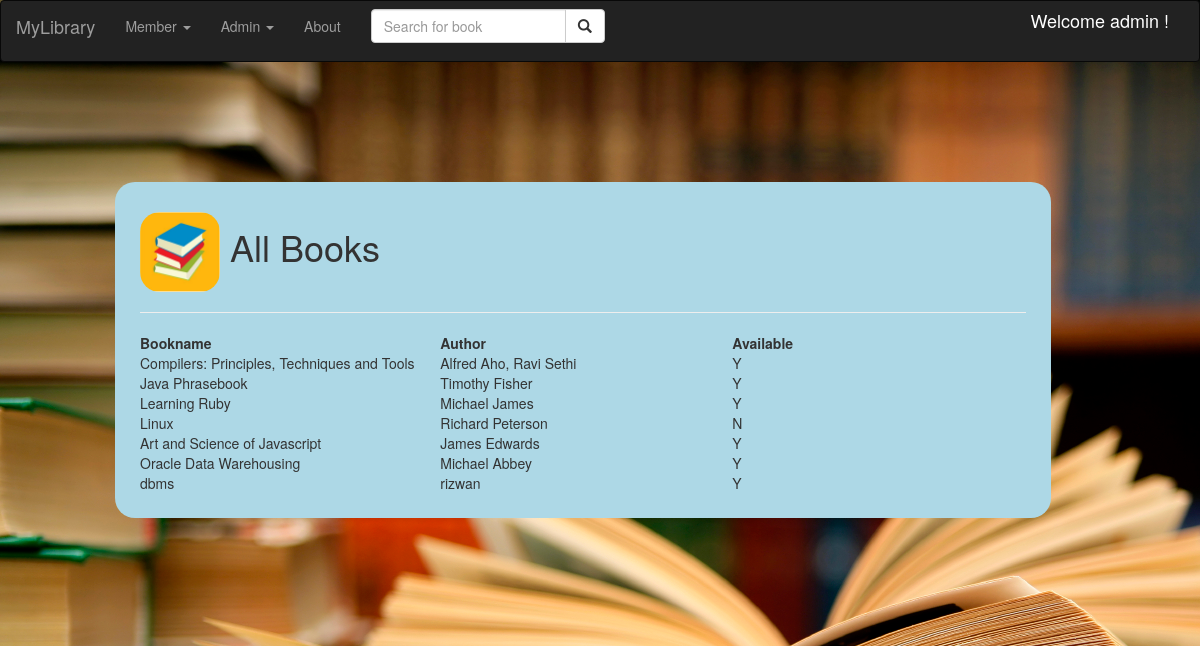
Screenshot of /user (signed in) with the database file from the repository.
### src/mymodel.py (models this page shows, shortened)
class Books(db.Model):
    __tablename__ ='books'
    id              =db.Column(db.Integer, primary_key=True)
    name            =db.Column(db.String(50))
    author          =db.Column(db.String(50))
    available       =db.Column(db.String(1))

### src/myroutes.py (the view)
@myapp.route('/')
@myapp.route('/user', methods=['GET','POST'])
def userpage():  #login
    if request.method =='POST':
        member = Members.query.filter_by(email=request.form['email']).first()
        if member != None and member.email == request.form['email'] and member.password == request.form['password']:
            session['username'] = member.username
            return showbooks()
        else:
            flash("member email or password is incorrect")
            return render_template('login.html')
    elif 'username' in session:
        return showbooks()
    else:
        return render_template('login.html')

### src/myroutes.py (called while the page is built)
@myapp.route('/books', methods=['GET','POST'])
def showbooks():
    if 'username' not in session:
        return userpage()
    booklist = db.session.query(Books.name, Books.author, Books.available).all()
    return render_template('showbooks.html', booklist=booklist, frametitle="All Books",
                           username=session['username'])

### templates/showbooks.html
{% extends "adminpage.html" %}
{%block body2 %}
   <h1><img src='./static/book.jpg' style = "Width:80px; border-radius:20px">
       {% if frametitle == "Your Books" %}
       Your Issued books
       {% elif frametitle == "Search Books" %}
       Search book results
       {% else %}
       All Books
       {% endif %}
   </h1>
    <hr>
<table>
    <tr>
        <th style="width:400px">Bookname</th>
        {% if frametitle != "Your Books" %}
        <th style="width:400px">Author</th>
        <th style="width:400px">Available</th>
        {% endif %}
    </tr>
    {% for book in booklist %}
    <tr>
        <td  style="width:400px">{{ book.name }}</td>
        {% if frametitle != "Your Books" %}
        <td  style="width:400px">{{ book.author }}</td>
        <td  style="width:400px">{{ book.available }}</td>
        {% endif %}
    </tr>
    {% endfor %}
</table>
{% endblock %}

### templates/adminpage.html
{% extends "layout.html" %}
{%block body %}
<div style=" border-radius: 20px; background-color: lightblue; width: 80%; min-width:300px; padding:10px 25px 25px 25px;
margin:100px;" >
    {% block body2 %}
    {% endblock %}
</div>
{% endblock %}

### templates/layout.html (shortened to what this page needs)
<!DOCTYPE html>
<html lang="en">
<head>
  <link rel="stylesheet" href="https://maxcdn.bootstrapcdn.com/bootstrap/3.4.1/css/bootstrap.min.css">
</head>
<body style="background-image: url('./static/main-bg.jpg');">
<nav class="navbar navbar-inverse">
  <div class="container-fluid">
    <div class="navbar-header">
      <a class="navbar-brand" href="{{ url_for('myapp.showbooks') }}">MyLibrary</a>
    </div>
    <ul class="nav navbar-nav">
      <li class="dropdown" >
        <a href="#" class="dropdown-toggle" data-toggle="dropdown" > <span class="nav-label">Member</span> <span class="caret"></span></a>
        </li>
      <li class="dropdown" >
        <a href="#" class="dropdown-toggle" data-toggle="dropdown" > <span class="nav-label">Admin</span> <span class="caret"></span></a>
        </li>
      <li><a href="{{ url_for('myapp.about') }}">About</a></li>
    </ul>
    <form class="navbar-form navbar-left" action="{{ url_for('myapp.searchbook') }}" method="POST">
      <div class="input-group">
        <input type="text" class="form-control" placeholder="Search for book" name="search">
        <div class="input-group-btn">
          <button class="btn btn-default" type="submit">
            <i class="glyphicon glyphicon-search"></i>
          </button>
        </div>
      </div>
    </form>
    <h4 class="container-fluid" style="text-align: right; color:white">
     Welcome {{ username }} !
    </h4>
  </div>
</nav>
<div class="container-fluid">
    {% block body %}
    {% endblock %}
</div>
</body>
</html>

### rows the page displays
Books: name "Compilers: Principles, Techniques and Tools", author "Alfred Aho, Ravi Sethi", available "Y"
Books: name "Java Phrasebook", author "Timothy Fisher", available "Y"
Books: name "Learning Ruby", author "Michael James", available "Y"
Books: name "Linux", author "Richard Peterson", available "N"
Books: name "Art and Science of Javascript", author "James Edwards", available "Y"
Books: name "Oracle Data Warehousing", author "Michael Abbey", available "Y"
Books: name "dbms", author "rizwan", available "Y"

### other values shown
{{ username }} "admin"
